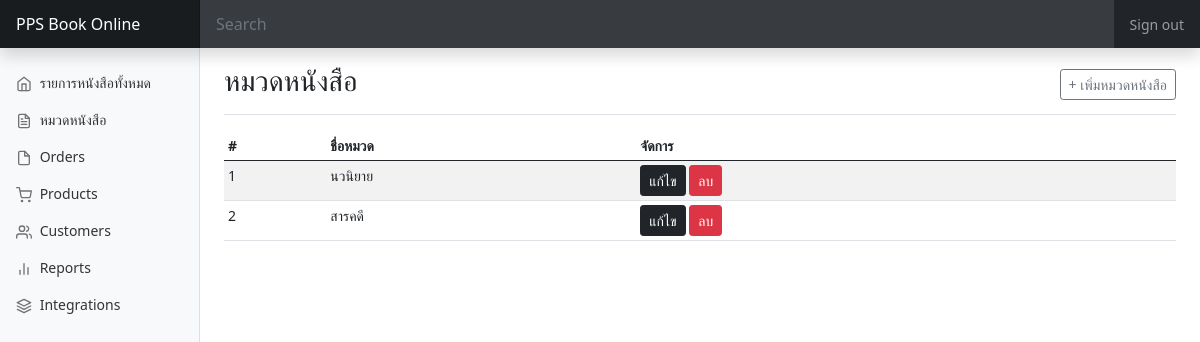
Page /view/category/index.php on the committed database.
### tables this page shows
CREATE TABLE `tb_book_category` (
  `id_book_cate` int(10) NOT NULL,
  `name_book_cate` varchar(350) NOT NULL,
  `sort_book_cate` int(10) NOT NULL,
  `keyword` text NOT NULL,
  `description` text NOT NULL,
  `id_user` int(10) NOT NULL,
  `add_date` datetime NOT NULL,
  `edit_date` datetime NOT NULL
);

### lib/function.php (called while the page is built, shortened)
<?php
function getLinkActiveMenu($uri)
{
    list($uri1, $uri2, $uri3, $uri4) = explode('/', $_SERVER['REQUEST_URI']);
    return $data;
}

### controller/category/c_list.php (called while the page is built)
<?php
$sql = "SELECT * FROM tb_book_category order by id_book_cate DESC";
$query = $mysqli->query($sql);
if($query){
    while($result = $query->fetch_assoc()){
		$rows[]=$result;
	}
}else{
	$rows = 'null';
}
?>

### view/category/index.php (the view, shortened to what this page needs)
<?php
include("../../lib/function.php");
include("../../controller/category/c_list.php");
include("../header.php");
include("../nav_menu.php");
?>
<main class="col-md-9 ms-sm-auto col-lg-10 px-md-4">
    <div class="d-flex justify-content-between flex-wrap flex-md-nowrap align-items-center pt-3 pb-2 mb-3 border-bottom">
        <h3>หมวดหนังสือ</h3>
        <div class="btn-toolbar mb-2 mb-md-0">
            <a href="add.php" class="btn btn-sm btn-outline-secondary">
                + เพิ่มหมวดหนังสือ
            </a>
        </div>
    </div>
    <div class="table-responsive">
        <table class="table table-striped table-sm">
            <thead>
                <tr>
                    <th scope="col">#</th>
                    <th scope="col">ชื่อหมวด</th>
                    <th scope="col">จัดการ</th>
                </tr>
            </thead>
            <tbody>
                <?php
                $no = 1;
                if (isset($rows) and $rows) {
                    foreach ($rows as $mydata) {
                ?>
                        <tr>
                            <td><?php echo $no++; ?></td>
                            <td><?php echo $mydata['name_book_cate']; ?></td>
                            <td>
                                <a href="edit.php?id=<?php echo $mydata['id_book_cate'] ?>" class="btn btn-sm btn-dark">แก้ไข</a>
                                <a href="../../controller/category/c_delete.php?id=<?php echo $mydata['id_book_cate'] ?>" class="btn btn-sm btn-danger"
                                onClick="return confirm('คุณต้องการที่จะลบข้อมูลนี้หรือไม่?, หนังสือจะถูกอัพเดทเป็นไม่มีหมวด');">ลบ</a>
                            </td>
                        </tr>
                    <?php }
                } else {
                    ?>
                    <tr>
                        <td colspan='3' align="center"> No Record.</td>
                    </tr>
                <?php } ?>
            </tbody>
        </table>
    </div>
</main>
<?php
include("../footer.php");
?>

### view/header.php (shortened to what this page needs)
<!doctype html>
<html lang="en">
<head>
    <link href="../../assets/bootstrap/dist/css/bootstrap.min.css" rel="stylesheet">
    <link href="../../assets/css/dashboard.css" rel="stylesheet">
    <link href="../../assets/css/style.css" rel="stylesheet">
</head>
<body>
    <header class="navbar navbar-dark sticky-top bg-dark flex-md-nowrap p-0 shadow">
        <a class="navbar-brand col-md-3 col-lg-2 me-0 px-3" href="#">PPS Book Online</a>
        <input class="form-control form-control-dark w-100" type="text" placeholder="Search" aria-label="Search">
        <div class="navbar-nav">
            <div class="nav-item text-nowrap">
                <a class="nav-link px-3" href="#">Sign out</a>
            </div>
        </div>
    </header>

### view/nav_menu.php
<div class="container-fluid">
  <div class="row">
    <nav id="sidebarMenu" class="col-md-3 col-lg-2 d-md-block bg-light sidebar collapse">
      <div class="position-sticky pt-3">
        <ul class="nav flex-column">
          <li class="nav-item">
            <a class="nav-link <?php
            $data_uri = getLinkActiveMenu($_SERVER['REQUEST_URI']);
            if($data_uri == 'home'){ echo 'active'; }
            ?>" aria-current="page" href="../home/index.php">
              <span data-feather="home"></span>
              รายการหนังสือทั้งหมด
            </a>
          </li>
          <li class="nav-item">
            <a class="nav-link <?php
            $data_uri = getLinkActiveMenu($_SERVER['REQUEST_URI']);
            if($data_uri == 'category'){ echo 'active'; }
            ?>" href="../category/index.php">
            <span data-feather="file-text"></span>
              หมวดหนังสือ
            </a>
          </li>
          <li class="nav-item">
            <a class="nav-link" href="#">
              <span data-feather="file"></span>
              Orders
            </a>
          </li>
          <li class="nav-item">
            <a class="nav-link" href="#">
              <span data-feather="shopping-cart"></span>
              Products
            </a>
          </li>
          <li class="nav-item">
            <a class="nav-link" href="#">
              <span data-feather="users"></span>
              Customers
            </a>
          </li>
          <li class="nav-item">
            <a class="nav-link" href="#">
              <span data-feather="bar-chart-2"></span>
              Reports
            </a>
          </li>
          <li class="nav-item">
            <a class="nav-link" href="#">
              <span data-feather="layers"></span>
              Integrations
            </a>
          </li>
        </ul>
      </div>
    </nav>

### view/footer.php (shortened to what this page needs)
</div>
</div>
</body>
</html>

### assets/css/dashboard.css (style rules this page uses)
body { font-size: .875rem; }
.feather { width: 16px; height: 16px; vertical-align: text-bottom; }
.sidebar { position: fixed; top: 0; bottom: 0; left: 0; z-index: 100; padding: 48px 0 0; box-shadow: inset -1px 0 0 rgba(0, 0, 0, .1); }
.sidebar .nav-link { font-weight: 500; color: #333; }
.sidebar .nav-link .feather { margin-right: 4px; color: #727272; }
.navbar-brand { padding-top: .75rem; padding-bottom: .75rem; font-size: 1rem; background-color: rgba(0, 0, 0, .25); box-shadow: inset -1px 0 0 rgba(0, 0, 0, .25); }
.navbar .form-control { padding: .75rem 1rem; border-width: 0; border-radius: 0; }
.form-control-dark { color: #fff; background-color: rgba(255, 255, 255, .1); border-color: rgba(255, 255, 255, .1); }

### rows in the picture
tb_book_category: name_book_cate "นวนิยาย"
tb_book_category: name_book_cate "สารคดี"
